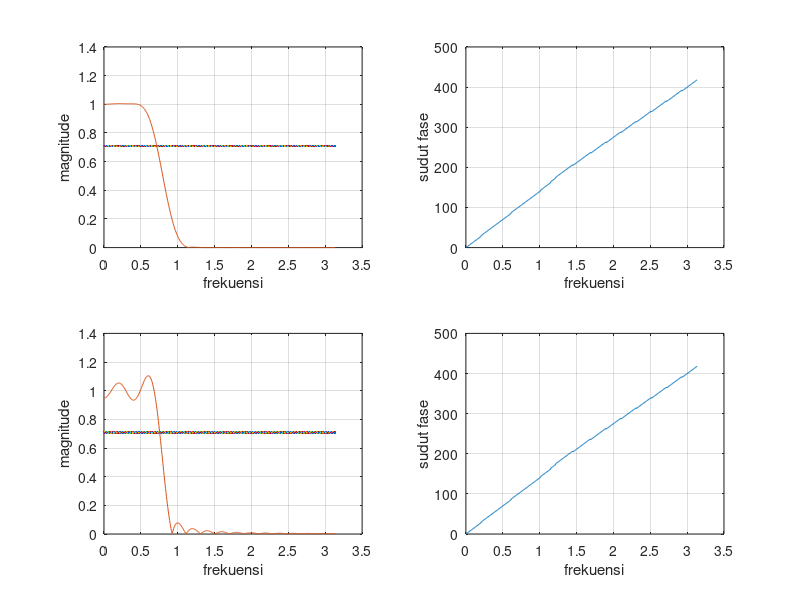

This chart was generated by the following MATLAB code:
N = 31; % orde filter
omegac = 0.8; % frekuensi cut-off digital
wn = omegac/pi;
b1 = fir1(N,wn); % function untuk mendesain filter FIR
[H,omega] = freqz(b1,1);
fase = 180/pi * angle(H);
subplot(221), plot(omega,0.707,omega,abs(H)), grid;
xlabel('frekuensi'), ylabel('magnitude');
subplot(222), plot(omega,unwrap(fase)), grid;
xlabel('frekuensi'), ylabel('sudut fase');
% *** Desain filter FIR secara sederhana ***
m = (N-1)/2; % penggeseran
n = 0:2*m; % penetapan titik untuk plot
h = omegac/pi * sinc(omegac*(n-m)/pi);
w = [ones(1,N) zeros(1,length(n)-N)]; % window
hd = h .* w;
[Hd,omega1] = freqz(hd,1);
fase1 = 180/pi * angle(H);
subplot(223), plot(omega1,0.707,omega1,abs(Hd)), grid;
xlabel('frekuensi'), ylabel('magnitude');
subplot(224), plot(omega1,unwrap(fase1)), grid;
xlabel('frekuensi'), ylabel('sudut fase');
